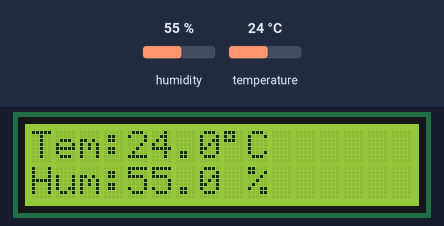
The sketch below on a simulated Arduino Uno, built with avr-gcc and run on an emulated ATmega328P. On the bench: 16×2 character LCD. Wiring (inferred from the names in the program): DHT11 sensor: data pin 7. Inputs (shaded band) come from the test bench; at power-on: humidity 55 %, temperature 24 °C.

Above: at 1.2 s.
1.3 s: humidity set to 22 %
At 2.5 s:
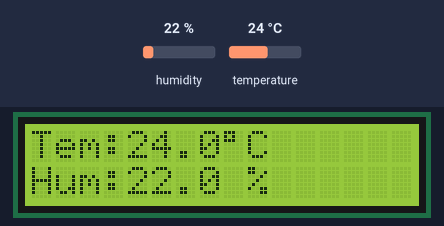
2.8 s: temperature set to 12 °C
At 4.1 s:
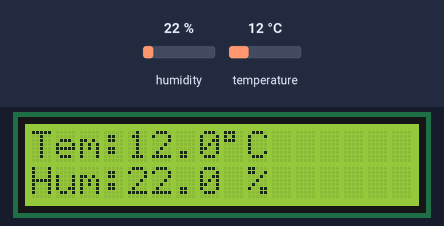
4.5 s: humidity set to 40 %
At 5.7 s:
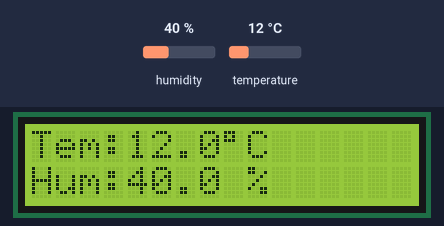
6.2 s: temperature set to 19 °C
At 7.4 s:
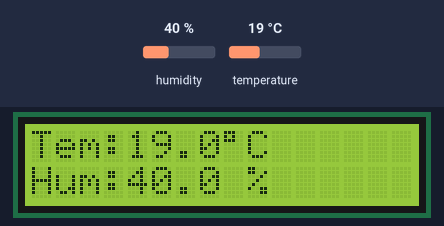
Timing chart, 0 to 8.9 s (numbered marks = the images above; inputs shaded):
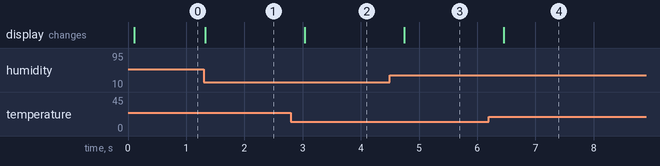

The sketch:

dht_test.ino
```cpp
/*****************************************************
 *  * 湖南创乐博智能科技有限公司
 * name:Humiture Detection
 * function:you can see the current value of humidity and temperature displayed on the I2C LCD1602.
 ******************************************************/

//include the libraries
#include <dht.h>
#include <LiquidCrystal_I2C.h>
#include <Wire.h>
LiquidCrystal_I2C lcd(0x27,16,2);  // set the LCD address to 0x27 and 0x3F for a 16 chars and 2 line display

dht DHT;//create a variable type of dht

const int DHT11_PIN= 7;//Humiture sensor attach to pin7

void setup()
{
  Serial.begin(9600);//initialize the serial
  lcd.init();  //initialize the lcd
  lcd.backlight();  //open the backlight
}

void loop()
{
  // READ DATA
  //Serial.println("DHT11:");

D: int chk = DHT.read11(DHT11_PIN);//read the value returned from sensor
  switch (chk)
  {
  case DHTLIB_OK:
    //Serial.println("OK!");
    break;
  case DHTLIB_ERROR_CHECKSUM:
    //goto D;
    //Serial.print("Checksum error,\t");
    break;
  case DHTLIB_ERROR_TIMEOUT:
      goto D;
    //Serial.print("Time out error,\t");
    break;
  default:
     // goto D;
    //Serial.print("Unknown error,\t");
    break;
  }
  // DISPLAY DATA
  lcd.setCursor(0, 0);
  lcd.print("Tem:");
  //Serial.print("Tem:");
  lcd.print(DHT.temperature,1); //print the temperature on lcd
  // Serial.print(DHT.temperature,1);
  lcd.print(char(223));//print the unit" ℃ "
  lcd.print("C");
  // Serial.println(" C");
  lcd.setCursor(0, 1);
  lcd.print("Hum:");
  //Serial.print("Hum:");
  lcd.print(DHT.humidity,1); //print the humidity on lcd
  //Serial.print(DHT.humidity,1);
  lcd.print(" %");
  //Serial.println(" %");
  delay(200); //wait a while
}
```

Measured:
- after the input at 1.3 s, the display: changes at once (image 1)
- after the input at 2.8 s, the display: changes after 0.24 s (image 2)
- after the input at 4.5 s, the display: changes after 0.25 s (image 3)
- after the input at 6.2 s, the display: changes after 0.26 s (image 4)
